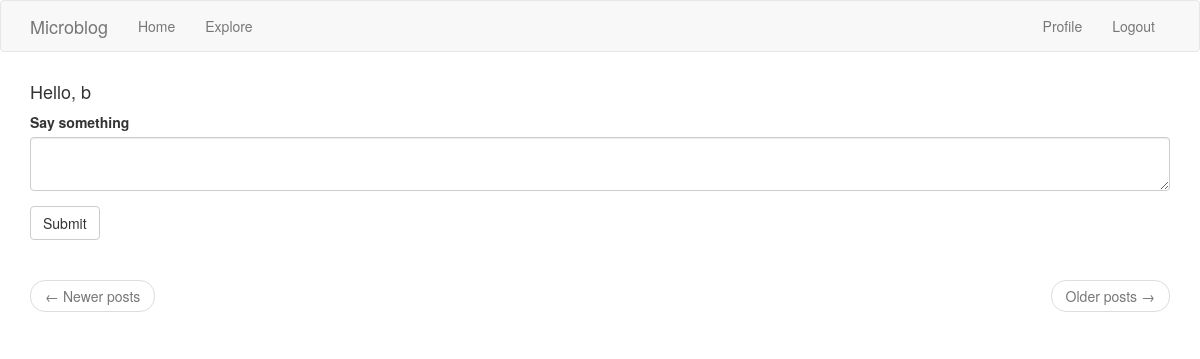
The page /index (signed in) on the database as committed earlier.
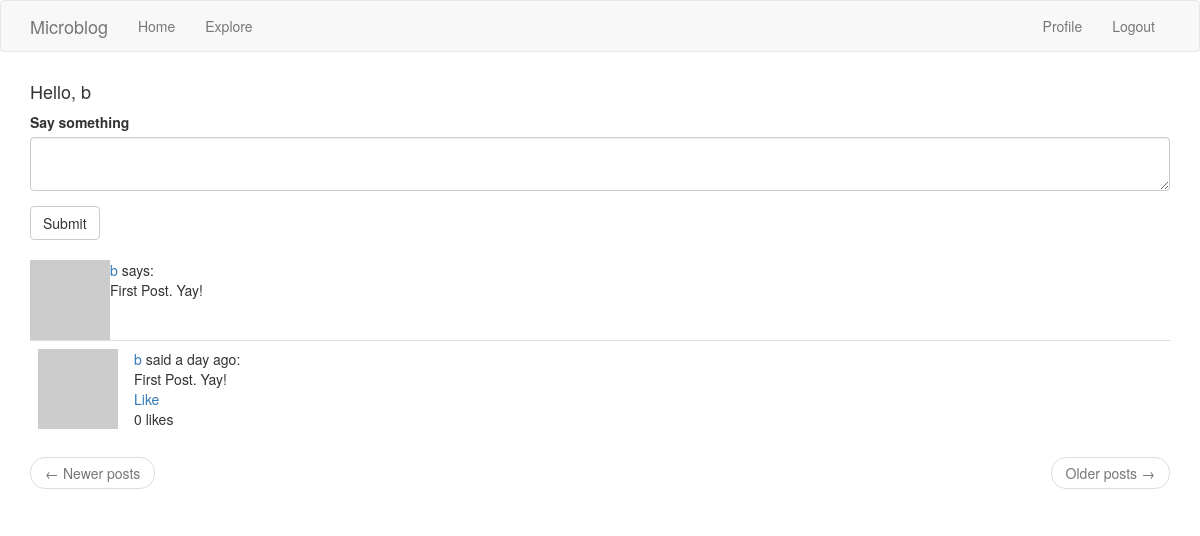
The same page on the database as committed later.
### app/models.py (models this page shows, shortened)
class Post(db.Model):
    id          = db.Column(db.Integer, primary_key = True)
    body        = db.Column(db.String(140))
    timestamp   = db.Column(db.DateTime, index = True, default = datetime.utcnow)
    user_id     = db.Column(db.Integer, db.ForeignKey('user.id'))
    likes       = db.relationship('PostLike', backref='post', lazy='dynamic')

class User(UserMixin, db.Model):
    id             =db.Column(db.Integer, primary_key = True)
    username       =db.Column(db.String(64), index = True, unique = True)
    email          =db.Column(db.String(120), index = True, unique = True)
    password_hash  =db.Column(db.String(128))
    posts          =db.relationship('Post', backref = 'author', lazy = 'dynamic')
    about_me       =db.Column(db.String(140))
    last_seen      =db.Column(db.DateTime, default=datetime.utcnow)
    followed       =db.relationship(
                    'User', secondary=followers,
                    primaryjoin=(followers.c.follower_id == id),
                    secondaryjoin=(followers.c.followed_id == id),
                    backref=db.backref('followers', lazy='dynamic'), lazy='dynamic')
    liked          =db.relationship(
                    'PostLike',
                    foreign_keys='PostLike.user_id',
                    backref='user', lazy='dynamic')
    def avatar(self, size):
        digest = md5(self.email.lower().encode('utf-8')).hexdigest()
        return 'https://www.gravatar.com/avatar/{}?d=identicon&s={}'.format(digest, size)
    def followed_posts(self):
        followed = Post.query.join(
            followers, (followers.c.followed_id == Post.user_id)).filter(
                followers.c.follower_id == self.id)
        own = Post.query.filter_by(user_id=self.id)
        return followed.union(own).order_by(Post.timestamp.desc())
    def has_liked_post(self, post):
        return PostLike.query.filter(
            PostLike.user_id == self.id,
            PostLike.post_id == post.id).count() > 0

### app/routes.py (the view)
@app.route('/', methods = ['GET', 'POST'])
@app.route('/index', methods = ['GET', 'POST'])
@login_required
def index():
    form = PostForm()
    if form.validate_on_submit():
        post = Post(body=form.post.data, author=current_user)
        db.session.add(post)
        db.session.commit()
        flash('Your post is now live!')
        return redirect(url_for('index'))
    page = request.args.get('page', 1, type=int)
    posts = current_user.followed_posts().paginate(
        page, app.config['POSTS_PER_PAGE'], False)
    next_url = url_for('index', page=posts.next_num) \
        if posts.has_next else None
    prev_url = url_for('index', page=posts.prev_num) \
        if posts.has_prev else None
    return render_template('index.html', title='Home', form=form,
                           posts=posts.items, next_url=next_url,
                           prev_url=prev_url)

### app/forms.py
class PostForm(FlaskForm):
    post = TextAreaField('Say something', validators=[
        DataRequired(), Length(min=1, max=140)])
    submit = SubmitField('Submit')

### app/models.py (called while the page is built)
@login.user_loader
def load_user(id):
    return User.query.get(int(id))

### app/routes.py (called while the page is built)
@app.before_request
def before_request():
    if current_user.is_authenticated:
        current_user.last_seen = datetime.utcnow()
        db.session.commit()

### app/templates/index.html
{% extends "base.html" %}
{% import 'bootstrap/wtf.html' as wtf %}
    {% block app_content %}
        <h4>Hello, {{ current_user.username}}</h4>
    {% if form %}
        {{ wtf.quick_form(form) }}
        <br>
    {% endif %}
    {%for post in posts%}
        {% include '_post.html' %}
    {% endfor %}
    <nav aria-label="...">
        <ul class="pager">
            <li class="previous{% if not prev_url %} disabled{% endif %}">
                <a href="{{ prev_url or '#' }}">
                    <span aria-hidden="true">&larr;</span> Newer posts
                </a>
            </li>
            <li class="next{% if not next_url %} disabled{% endif %}">
                <a href="{{ next_url or '#' }}">
                    Older posts <span aria-hidden="true">&rarr;</span>
                </a>
            </li>
        </ul>
    </nav>
{% endblock %}

### app/templates/_post.html
<table>
    <tr valign="top">
        <td><img src="{{ post.author.avatar(36) }}"></td>
        <td><a href="{{ url_for('user', username=post.author.username) }}">{{ post.author.username }}</a>
            says:<br>{{ post.body }}</td>
        <table class="table table-hover">
            <tr>
                <td width="70px">
                    <a href="{{ url_for('user', username=post.author.username) }}">
                        <img src="{{ post.author.avatar(70) }}" />
                    </a>
                </td>
                <td>
                    <a href="{{ url_for('user', username=post.author.username) }}">
                        {{ post.author.username }}
                    </a>
                    said {{ moment(post.timestamp).fromNow() }}:
                    <br>
                    {{ post.body }}<br>
                    {% if current_user.has_liked_post(post) %}
                    <a href="{{ url_for('like_action', post_id=post.id, action='unlike') }}">Unlike</a>
                    {% else %}
                    <a href="{{ url_for('like_action', post_id=post.id, action='like') }}">Like</a>
                    {% endif %}
                    <br>
                    {{ post.likes.count() }} likes
                </td>
            </tr>
        </table>

Rows that differ between the two databases and show on the page:
added Post: author.username "b", body "First Post. Yay!", timestamp "a day ago", likes.count "0"
